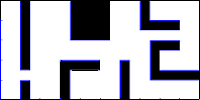
%> input picture FinalExam/Q3/CustomMapB.png, 200 x 100 px
$ octave Q3BV2.m   (GNU Octave 9; MATLAB toolbox functions it lacks are replaced by stand-ins)
%> lines starting %> are read from the running program, lines starting %| are printed output that depends on the picture; in (x1, y1, x2, y2) boxes, pixels count from 0 and x2, y2 are one past the last pixel; in counts of white or black regions, pixels touching at a corner belong together; the program's own positions count from 1
%% Probabilistic Road Map example
clear; clc;

%% Problem parameters
tic;

% Map size = 20 x 10m --> make each grid cell be 0.1m x 0.1m

I = imread('CustomMapB.png');
%> I is the input picture: size 100x200x3 uint8; mean R, G, B 181.6, 181.6, 190.6
%I = imgaussfilt(I,9);  % blurs image to account for error
map = im2bw(I, 0.7); % Convert to 0-1 image
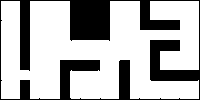
%> map: size 100x200 logical; 70.8% white; 1 black region, box (x1, y1, x2, y2) and area: (0, 0, 200, 100) 5841
map = 1-flipud(map)'; % Convert to 0 free, 1 occupied and flip.
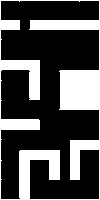
%> map: size 200x100 double; values 0 (black) and 1 (white), 29.2% white; 1 white region, box (x1, y1, x2, y2) and area: (0, 0, 100, 200) 5841
[M,N]= size(map); % Map size
%> M = 200; N = 100

% Robot start position
dxy = 0.1;
%> (the run ends here)
